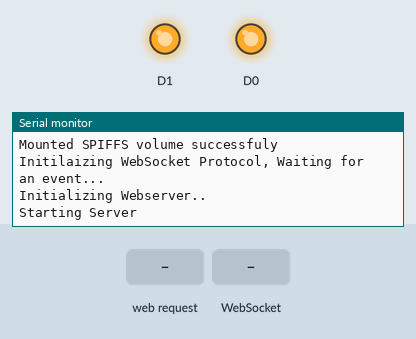
Recording of a program running on a simulated ESP8266 (NodeMCU). On the bench: output pins drawn as LEDs (lit = HIGH), the last lines printed to the serial monitor. The test bench sets the inputs (shaded band). WiFi joins after 1.5 s; servers stay silent unless stated; storage starts empty.

Above: at 3.2 s.
3.3 s: HTTP request GET / received
At 3.8 s:
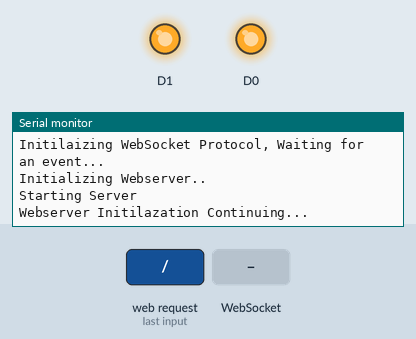
4.8 s: WebSocket text "Lamp1_STATE" received
At 6.1 s:
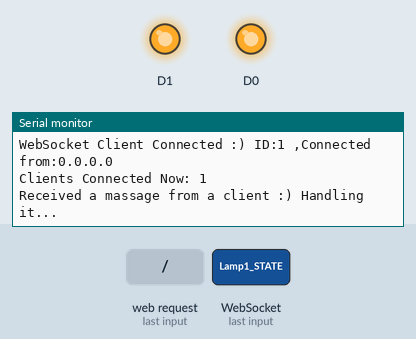

The program:

main.cpp
```cpp
#include <Arduino.h>
#include <ESP8266WiFi.h>
#include <ESPAsyncWebServer.h>
#include <FS.h>
#include <Ticker.h>

/* Macros */
#define SSID "Radiant"
#define PASS "123456789Log"
int ClientsCounter = 0;

/* Variables */
struct Relay {
    uint8_t pin;
    bool state;
    void update() {
        digitalWrite(pin, state ? LOW : HIGH); // Relay is active low
    }
};
Relay Lamp1 = {D0, false};
Relay Fan = {D1, false};
int interval = 1000;

AsyncWebServer server(80);
AsyncWebSocket ws("/ws");
Ticker t;
/* Functions */
void WEBSOCKET_NotifyClients() {
    Serial.println("A Change Happened!! Notifying all clients..");
        ws.textAll(Lamp1.state ? "Lamp1_ON" : "Lamp1_OFF");
        ws.textAll(Fan.state ? "Fan_ON" : "Fan_OFF");
}

void WEBSOCKET_HandleMessage(void *arg, uint8_t *data, size_t len) {
    AwsFrameInfo *info = (AwsFrameInfo *)arg;
    if (info->final && info->index == 0 && info->len == len && info->opcode == WS_TEXT) {
        data[len] = 0;
        if (strcmp((char *)data, "Lamp1") == 0) {
            Lamp1.state = !Lamp1.state;
            digitalWrite(Lamp1.pin, Lamp1.state ? 0 : 1);
            WEBSOCKET_NotifyClients();
        } else if (strcmp((char *)data, "Fan") == 0) {
            Fan.state = !Fan.state;
            digitalWrite(Fan.pin, Fan.state ? 0 : 1);
            WEBSOCKET_NotifyClients();
        }
    }
}

void WEBSOCKET_OnEvent(AsyncWebSocket *server,
                       AsyncWebSocketClient *client,
                       AwsEventType type,
                       void *arg,
                       uint8_t *data,
                       size_t len) {
    switch (type) {
    case WS_EVT_CONNECT:
        Serial.printf("WebSocket Client Connected :) ID:%u ,Connected from:%s\n", client->id(), client->remoteIP().toString().c_str());
        ClientsCounter++;
        Serial.printf("Clients Connected Now: %d\n", ClientsCounter);
        // int a=millis();
        ws.text(client->id(), String(millis()));
        break;
    case WS_EVT_DISCONNECT:
        Serial.printf("WebSocket Client Disconnected :( ID:%u\n", client->id());
        ClientsCounter--;
        Serial.printf("Clients Connected Now: %d\n", ClientsCounter);
        break;
    case WS_EVT_DATA:
        Serial.println("Received a massage from a client :) Handling it...");
        WEBSOCKET_HandleMessage(arg, data, len);
        break;
    case WS_EVT_PONG:
        Serial.println("Pong");
    case WS_EVT_ERROR:
        break;
    }
}

void WEBSERVER_SendUpTime() {
    ws.textAll(String(millis()));
}
String WEBSERVER_processor(const String &var) {
    Serial.println(var);
    if (var == "Lamp1_STATE") {
        Serial.println("Found the Lamp1_STATE Variable, Now Replacing it...");
        if (Lamp1.state)
            return "ON";
        else
            return "OFF";
    }
    if (var == "Fan_STATE") {
        Serial.println("Found the Fan_STATE Variable, Now Replacing it...");
        if (Fan.state)
            return "ON";
        else
            return "OFF";
    }

    return "NONE";
    // return String(var == "STATE" && led.on ? "true" : "false");
}
void WEBSERVER_OnRootRequest(AsyncWebServerRequest *request) {
    Serial.println("Webserver Initilazation Continuing...");
    request->send(SPIFFS, "/index.html", "text/html", false, WEBSERVER_processor);
}
void WEBSERVER_Init() {
    Serial.println("Initializing Webserver..");
    server.on("/", WEBSERVER_OnRootRequest);
    server.serveStatic("/", SPIFFS, "/");
    Serial.println("Starting Server");
    server.begin();
}
void WEBSOCKET_Init() {
    Serial.println("Initilaizing WebSocket Protocol, Waiting for an event...");
    ws.onEvent(WEBSOCKET_OnEvent);

    server.addHandler(&ws);
}
void SPIFFS_Init() {
    if (!SPIFFS.begin()) {
        Serial.println("Cannot mount SPIFFS volume...");
        while (1)
            digitalWrite(LED_BUILTIN, millis() % 200 < 50 ? HIGH : LOW);
    }
    Serial.println("Mounted SPIFFS volume successfuly");
}
void WIFI_Init() {
    Serial.print("Connecting to " SSID);
    WiFi.begin(SSID, PASS);
    while (WiFi.status() != WL_CONNECTED) {
        Serial.print(".");
        delay(500);
    }
    Serial.println();
    Serial.println("Connected to " SSID);
    Serial.println("IP Taken: " + WiFi.localIP().toString());
}

void setup() {
    pinMode(Lamp1.pin, OUTPUT);
    pinMode(Fan.pin, OUTPUT);
    digitalWrite(Lamp1.pin,1);
    digitalWrite(Fan.pin,1);

    Serial.begin(115200);
    delay(500);

    WIFI_Init();

    SPIFFS_Init();

    WEBSOCKET_Init();
    WEBSERVER_Init();
    t.attach(1, WEBSERVER_SendUpTime);
}

void loop() {
    ws.cleanupClients();
    // ws.textAll("Sensor Data");
    // delay(250);
}
```

Measured:
- after the input at 3.3 s, the serial monitor: prints a new line at once (image 1)
- after the input at 4.8 s, the serial monitor: prints a new line at once (image 2)
